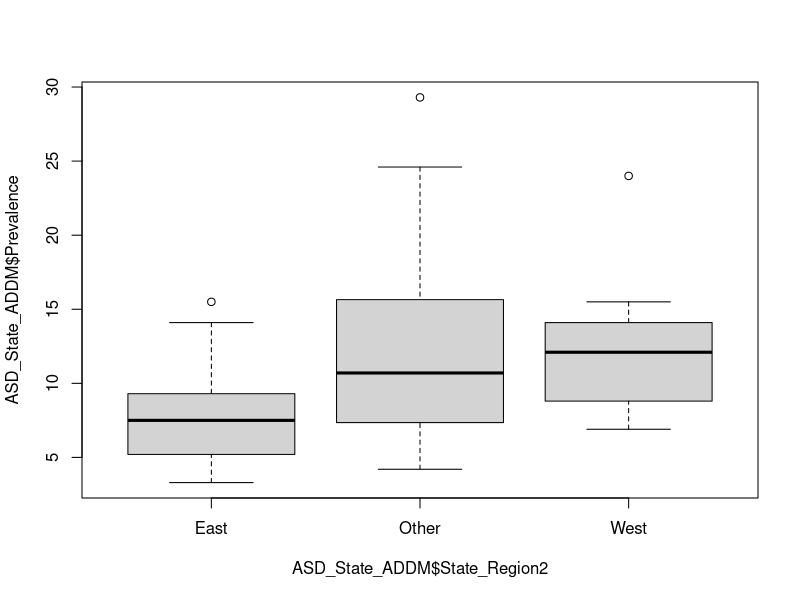
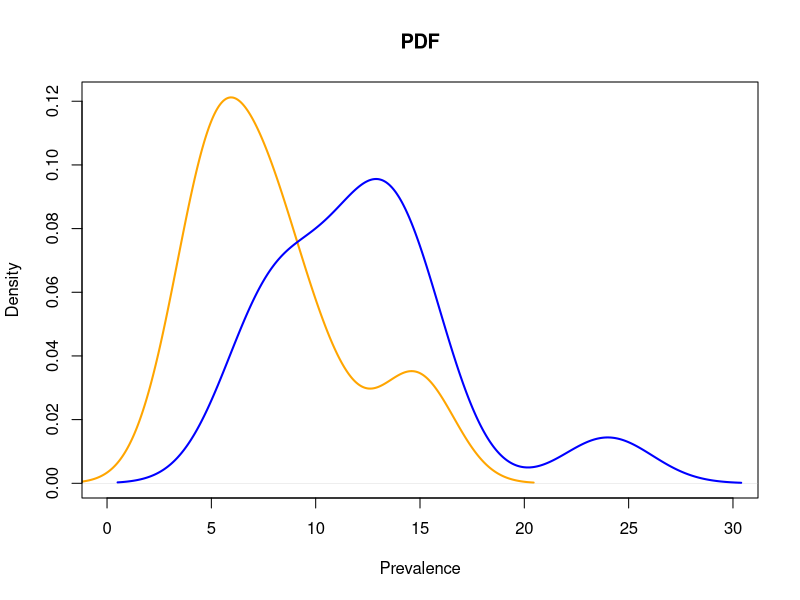
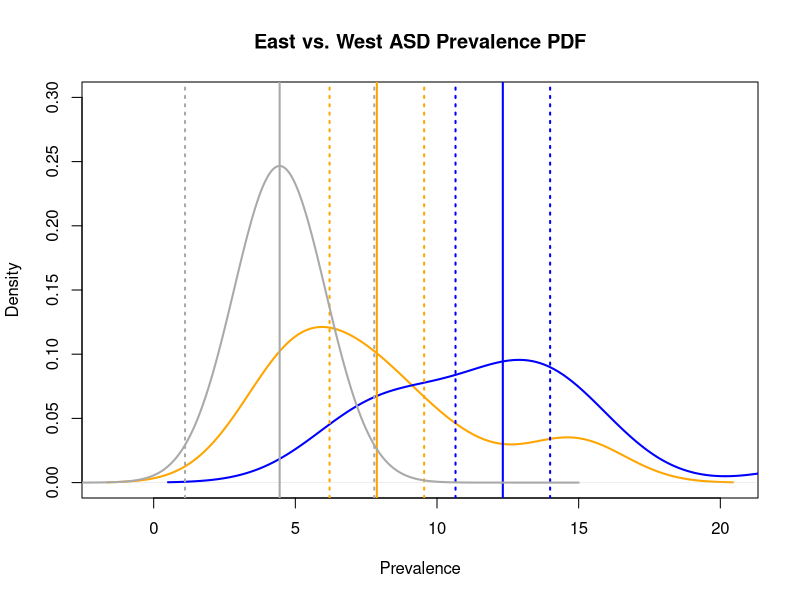
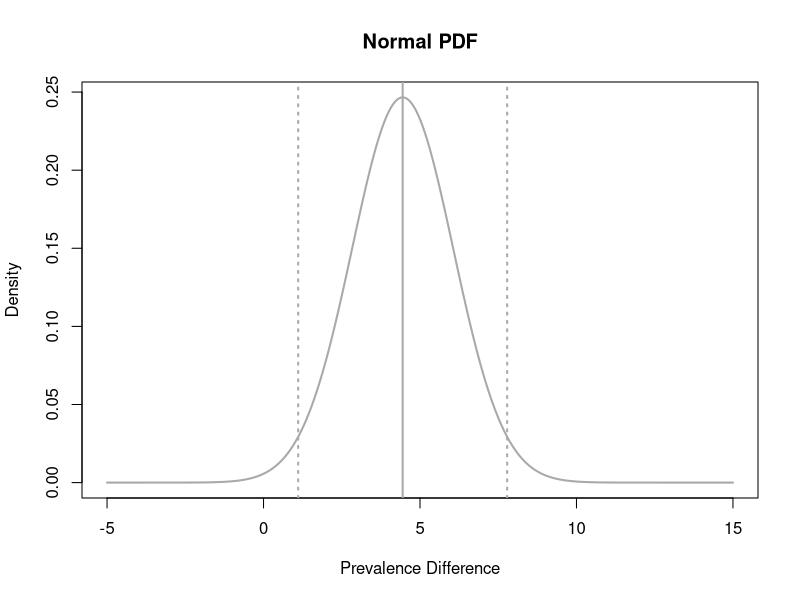
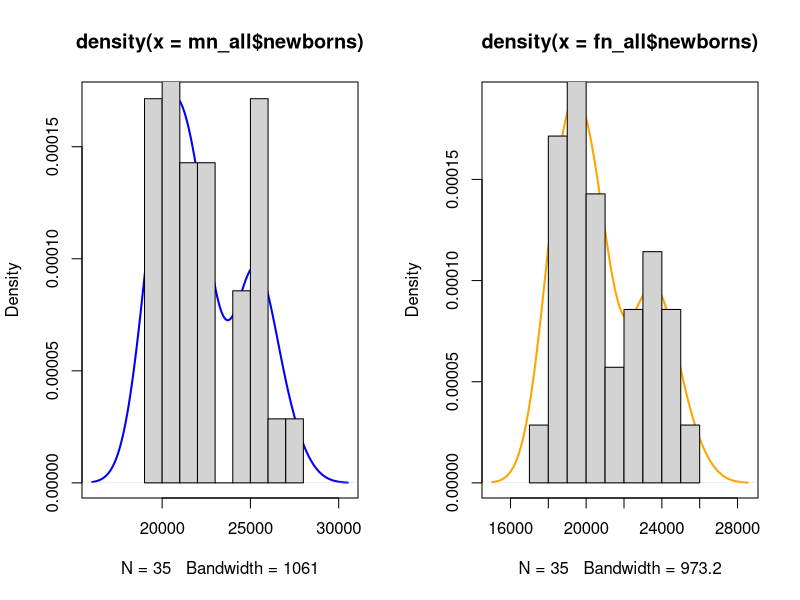
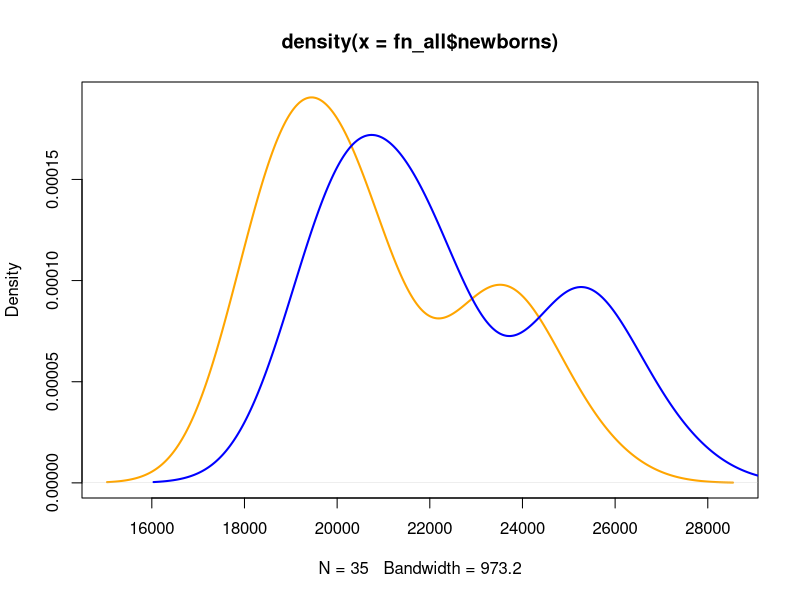
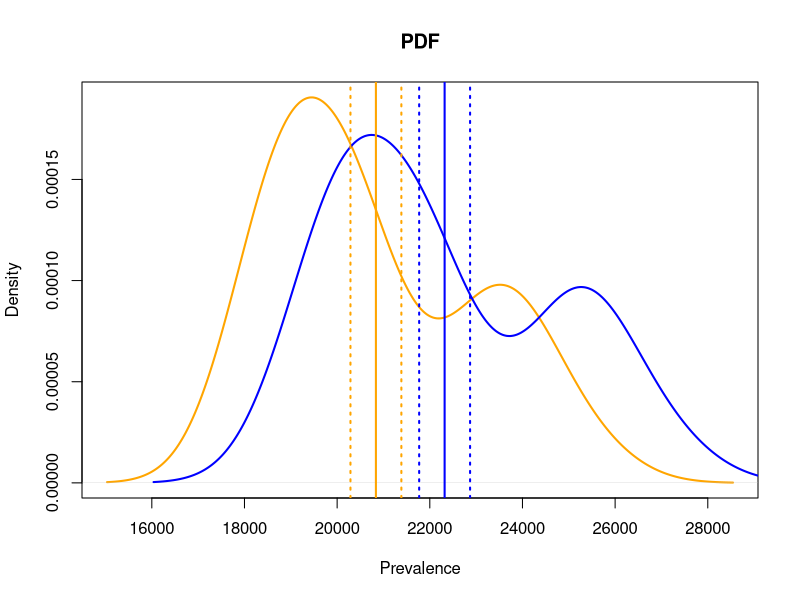
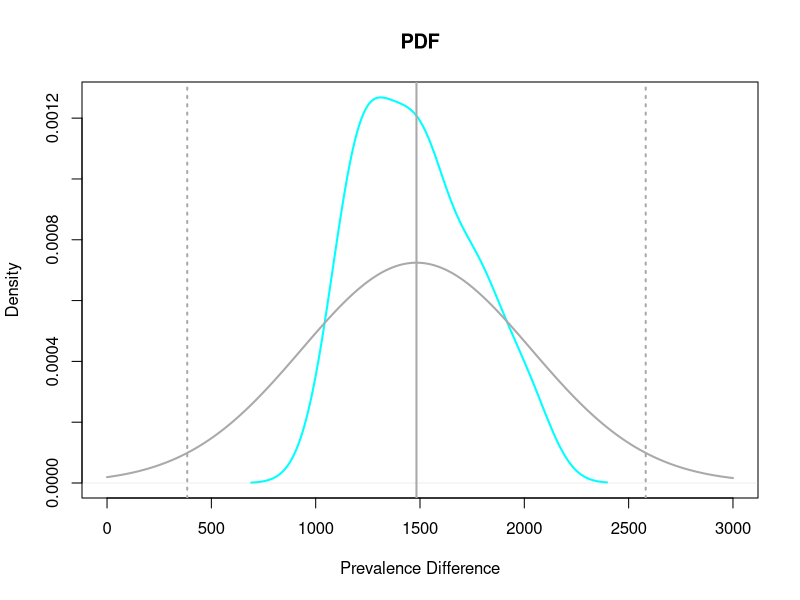

These charts were generated, in order, by the following R code:
## ---- chunk 1
getwd()
## ---- chunk 2
# setwd("/media/sf_vm_shared_folder/git/DDC/DDC-ASD/model_R")
# setwd('~/Desktop/admin-desktop/vm_shared_folder/git/DDC-ASD/model_R')
getwd()
## ---- chunk 3
# Read back in above saved file:
ASD_State <- read.csv("../dataset/ADV_ASD_State_R.csv")
# Convert Year_Factor to ordered.factor
ASD_State$Year_Factor <- factor(ASD_State$Year_Factor, ordered = TRUE) 
ASD_State$Prevalence_Risk2 = factor(ASD_State$Prevalence_Risk2, ordered=TRUE, 
                                    levels=c("Low", "High"))
ASD_State$Prevalence_Risk4 = factor(ASD_State$Prevalence_Risk4, ordered=TRUE, 
                                    levels=c("Low", "Medium", "High", "Very High"))

## ---- chunk 4
# library(repr)
# Adjust in-line plot size to M x N
options(repr.plot.width=8, repr.plot.height=4)
## ---- chunk 5

# Filter and create dataframe of different data sources, for easy data access
ASD_State_ADDM <- subset(ASD_State, Source == 'addm')

# Aggregate all US. States into three regions: East, West, Other.
ASD_State_ADDM$State_Region2 <- "Other"
ASD_State_ADDM$State_Region2[ASD_State_ADDM$State_Region %in% 
                             c("D3 East North Central", "D6 East South Central")] <- "East"
ASD_State_ADDM$State_Region2[ASD_State_ADDM$State_Region %in% 
                             c("D4 West North Central", "D7 West South Central")] <- "West"

boxplot(ASD_State_ADDM$Prevalence ~ ASD_State_ADDM$State_Region2)

## ---- chunk 6
# ----------------------------------
# Hypothesis Test - Mean - Z Test & t.test()
# ----------------------------------

# Create sample 1 of West states
sample_1 = ASD_State_ADDM$Prevalence[ASD_State_ADDM$State_Region2 == "West"]
# Create sample 2 of East states
sample_2 = ASD_State_ADDM$Prevalence[ASD_State_ADDM$State_Region2 == "East"]

# variance test : Equal variance or Unequal variance?
var.test(sample_1, sample_2)

# t test : Equal variance t test
t.test(sample_1, sample_2, var.equal = TRUE)

# Visualise samples:
plot(density(sample_2), col="orange", xlab="Prevalence", main="PDF", 
     lwd=2, lty=1, xlim=c(0,30))
lines(density(sample_1), col="blue", lwd=2, lty=1)

## ---- chunk 7
#############################################################
# Deep Dive : Equal variance t test
#############################################################

# sample size
cal_n1 = length(sample_1)
cat("\ncal_n1:", cal_n1)
cal_n2 = length(sample_2)
cat("\ncal_n2:", cal_n2)

# degree of freedom
cal_df = cal_n1 + cal_n2 - 2
cat("\ncal_df:", cal_df)

# pooled standard deviation
cal_s = sqrt(((cal_n1 - 1)*sd(sample_1)^2 + (cal_n2 - 1)*sd(sample_2)^2)
             /(cal_n1 + cal_n2 -2))
cat("\ncal_s :", cal_s)

# combined standard error
cal_se = cal_s * sqrt(1/cal_n1 + 1/cal_n2)
cat("\ncal_se:", cal_se)

# t statistic using combined standard error
cal_t = (mean(sample_1)-mean(sample_2)) / cal_se
cat("\ncal_t :", cal_t)

# p-value
cal_p = (1-pt(q = cal_t, df = cal_df)) * 2
cat("\ncal_p :", cal_p)

# 95% CI using "pooled standard deviation"
# sample_1 Upper CI
mn_upper_ci = mean(sample_1) + qt(p = 0.975, df = cal_df)*cal_s/sqrt(cal_n1+cal_n2)
cat("\nmn_upper_ci:", mn_upper_ci)
# sample_1 Lower CI
mn_lower_ci = mean(sample_1) - qt(p = 0.975, df = cal_df)*cal_s/sqrt(cal_n1+cal_n2)
cat("\nmn_lower_ci:", mn_lower_ci)
# sample_2 Upper CI
fn_upper_ci = mean(sample_2) + qt(p = 0.975, df = cal_df)*cal_s/sqrt(cal_n1+cal_n2)
cat("\nfn_upper_ci:", fn_upper_ci)
# sample_2 Lower CI
fn_lower_ci = mean(sample_2) - qt(p = 0.975, df = cal_df)*cal_s/sqrt(cal_n1+cal_n2)
cat("\nfn_lower_ci:", fn_lower_ci)
# Difference with 95% CI 
cat("\nDifference's Upper CI:", mn_upper_ci - fn_lower_ci)
cat("\nDifference's Lower CI:", mn_lower_ci - fn_upper_ci)

# Difference with 95% CI using combined standard error
# Difference's Upper CI
dif_upper_ci = mean(sample_1)-mean(sample_2) + qt(p = 0.975, df = cal_df)*cal_se
cat("\nDifference's Upper CI:", dif_upper_ci)
# Difference's Lower CI
dif_lower_ci = mean(sample_1)-mean(sample_2) - qt(p = 0.975, df = cal_df)*cal_se
cat("\nDifference's Lower CI:", dif_lower_ci)

# Visualise CIs: sample_1 & sample_2
plot(density(sample_2), col="orange", xlab="Prevalence", lwd=2, ylim=c(0,0.3), 
     main="East vs. West ASD Prevalence PDF")
lines(density(sample_1), col="blue", lwd=2)
# Overlay sample_1 CI
abline(v= mean(sample_1), col="blue", lwd=2, lty=1)
abline(v=mn_upper_ci, col="blue", lwd=2, lty=3)
abline(v=mn_lower_ci, col="blue", lwd=2, lty=3)
# Overlay sample_2 CI
abline(v= mean(sample_2), col="orange", lwd=2, lty=1)
abline(v=fn_upper_ci, col="orange", lwd=2, lty=3)
abline(v=fn_lower_ci, col="orange", lwd=2, lty=3)

# Overlay Difference's CI
abline(v=mean(sample_1)-mean(sample_2), col="darkgrey", lwd=2, lty=1)
abline(v=dif_upper_ci, col="darkgrey", lwd=2, lty=3)
abline(v=dif_lower_ci, col="darkgrey", lwd=2, lty=3)
cal_xseq <- seq(-5,15,0.01)
cal_pdf <- dnorm(x = cal_xseq, mean = mean(sample_1)-mean(sample_2), sd = cal_se)
lines(cal_xseq, cal_pdf, col="darkgrey", type="l",lwd=2)

# Visualise Difference's CIs alone:
plot(cal_xseq, cal_pdf, col="darkgrey", xlab="Prevalence Difference", 
     ylab="Density", type="l",lwd=2, main="Normal PDF")
# Overlay Difference's CI
abline(v=mean(sample_1)-mean(sample_2), col="darkgrey", lwd=2, lty=1)
abline(v=dif_upper_ci, col="darkgrey", lwd=2, lty=3)
abline(v=dif_lower_ci, col="darkgrey", lwd=2, lty=3)

## ---- chunk 8
# Filter and create dataframe of different data sources, for easy data access
ASD_State_SPED <- subset(ASD_State, Source == 'sped')

# ----------------------------------
# Use a sample of one US. State's ASD prevalence (proportion) to estimate:
# Prevalence of THAT US. State's ALL Children (the *Population*) [Source SPED, Year 2016] 
# ----------------------------------

# No. Children with ASD
ASD  <- ASD_State_SPED$Numerator_ASD[ASD_State_SPED$Year == 2016]
# 
str(ASD)
# No. Children with ASD of first US. State (AL-Alabama)
ASD[1]

# No. Children surveyed
Children  <- ASD_State_SPED$Denominator[ASD_State_SPED$Year == 2016]
# 
str(Children)
# No. Children surveyed of first US. State (AL-Alabama)
Children[1]
## ---- chunk 9
# ----------------------------------
# Hypothesis Test - Proportion - prop.test()
# ----------------------------------

# Two group hypothesis test : proportions (Prevalvence) among two US. States
prop.test(ASD[1:2], Children[1:2])

## ---- chunk 10
# ----------------------------------
# Hypothesis Test - Proportion - prop.test()
# ----------------------------------

# Multiple group hypothesis test : proportions (Prevalvence) among all US. States
prop.test(ASD, Children)
## ---- chunk 11
df_newborns <- read.csv("../reference/newborns-by-gender/newborns-by-gender-from-1984-2018.csv")
head(df_newborns)
tail(df_newborns)
## ---- chunk 12
# Example of filtering data
subset(df_newborns, year == 2018, select = c(year, gender, newborns))
## ---- chunk 13
# year 2018 Male newborn number
subset(df_newborns, year == 2018 & gender == "Males")$newborns
## ---- chunk 14
# year 2018 Female newborn number
subset(df_newborns, year == 2018 & gender == "Females")$newborns
## ---- chunk 15
# year 2018 Male newborn proportion vs. expected 50% ratio (null probability 0.5)
mn = subset(df_newborns, year == 2018 & gender == "Males")$newborns # Male newborns
fn = subset(df_newborns, year == 2018 & gender == "Females")$newborns # Female newborns
total = mn + fn

prop.test(x = mn, n = total)
# prop.test(x = mn, n = total, alternative = "greater")
## ---- chunk 16
subset(df_newborns[order(-df_newborns$year),], year %in% c(2018, 1984) & gender == "Males")
## ---- chunk 17
subset(df_newborns[order(-df_newborns$year),], year %in% c(2018, 1984) & gender == "Females")
## ---- chunk 18
# year 2018 Male newborn proportion vs. year 1984 Male newborn proportion
mn = subset(df_newborns[order(-df_newborns$year),], year %in% c(2018, 1984) 
            & gender == "Males")$newborns # Male newborns
fn = subset(df_newborns[order(-df_newborns$year),], year %in% c(2018, 1984) 
            & gender == "Females")$newborns # Female newborns
total = mn + fn

prop.test(x = mn, n = total)
# prop.test(x = mn, n = total, alternative = "less")
## ---- chunk 19
mn_all = subset(df_newborns[order(-df_newborns$year),], gender == "Males")
dim(mn_all)
head(mn_all)
## ---- chunk 20
fn_all = subset(df_newborns[order(-df_newborns$year),], gender == "Females")
dim(fn_all)
head(fn_all)
## ---- chunk 21
cat("\nMale   average newborns:", mean(mn_all$newborns)) # Male average
cat("\nFemale average newborns:", mean(fn_all$newborns)) # Female average

# Adjust in-line plot size to M x N
options(repr.plot.width=8, repr.plot.height=4)

par(mfrow=c(1, 2))
# Male
plot(density(mn_all$newborns), col="blue", lwd=2) 
hist(mn_all$newborns, probability = T, add = T)
# Female
plot(density(fn_all$newborns), col="orange", lwd=2) 
hist(fn_all$newborns, probability = T, add = T)

par(mfrow=c(1, 1))

plot(density(fn_all$newborns), col="orange", lwd=2)
lines(density(mn_all$newborns), col="blue", lwd=2)

## ---- chunk 22
# t test with equal variance:
t.test(mn_all$newborns, fn_all$newborns, paired = FALSE, var.equal = TRUE)
# t.test(mn_all$newborns, fn_all$newborns, paired = FALSE, var.equal = TRUE, alternative = "greater")

## ---- chunk 23
#############################################################
# Deep Dive : Equal variance t test
#############################################################

# sample size
cal_n1 = length(mn_all$newborns)
cat("\ncal_n1:", cal_n1)
cal_n2 = length(fn_all$newborns)
cat("\ncal_n2:", cal_n2)

# degree of freedom
cal_df = cal_n1 + cal_n2 - 2
cat("\ncal_df:", cal_df)

# pooled standard deviation
cal_s = sqrt(((cal_n1 - 1)*sd(mn_all$newborns)^2 + (cal_n2 - 1)*sd(fn_all$newborns)^2)/(cal_n1 + cal_n2 -2))
cat("\ncal_s :", cal_s)

# combined standard error
cal_se = cal_s*sqrt(1/cal_n1 + 1/cal_n2)
cat("\ncal_se:", cal_se)

# t statistic using combined standard error
cal_t = (mean(mn_all$newborns)-mean(fn_all$newborns))/cal_se
cat("\ncal_t :", cal_t)

# p-value
cal_p = (1-pt(q = cal_t, df = cal_df))*2
cat("\ncal_p :", cal_p)

# 95% CI using "pooled standard deviation"
# Male Upper CI
mn_upper_ci = mean(mn_all$newborns) + qt(p = 0.975, df = cal_df)*cal_s/sqrt(cal_n1+cal_n2)
cat("\nmn_upper_ci:", mn_upper_ci)
# Male Lower CI
mn_lower_ci = mean(mn_all$newborns) - qt(p = 0.975, df = cal_df)*cal_s/sqrt(cal_n1+cal_n2)
cat("\nmn_lower_ci:", mn_lower_ci)
# Female Upper CI
fn_upper_ci = mean(fn_all$newborns) + qt(p = 0.975, df = cal_df)*cal_s/sqrt(cal_n1+cal_n2)
cat("\nfn_upper_ci:", fn_upper_ci)
# Female Lower CI
fn_lower_ci = mean(fn_all$newborns) - qt(p = 0.975, df = cal_df)*cal_s/sqrt(cal_n1+cal_n2)
cat("\nfn_lower_ci:", fn_lower_ci)
# Difference with 95% CI 
cat("\nDifference's Upper CI:", mn_upper_ci - fn_lower_ci)
cat("\nDifference's Lower CI:", mn_lower_ci - fn_upper_ci)

# Difference with 95% CI using combined standard error
# Difference's Upper CI
dif_upper_ci = mean(mn_all$newborns)-mean(fn_all$newborns) + qt(p = 0.975, df = cal_df)*cal_se
cat("\nDifference's Upper CI:", dif_upper_ci)
# Difference's Lower CI
dif_lower_ci = mean(mn_all$newborns)-mean(fn_all$newborns) - qt(p = 0.975, df = cal_df)*cal_se
cat("\nDifference's Lower CI:", dif_lower_ci)

# Visualise CIs: Male & Female
plot(density(fn_all$newborns), col="orange", xlab="Prevalence", main="PDF", lwd=2)
lines(density(mn_all$newborns), col="blue", lwd=2)
# Overlay Male CI
abline(v= mean(mn_all$newborns), col="blue", lwd=2, lty=1)
abline(v=mn_upper_ci, col="blue", lwd=2, lty=3)
abline(v=mn_lower_ci, col="blue", lwd=2, lty=3)
# Overlay Female CI
abline(v= mean(fn_all$newborns), col="orange", lwd=2, lty=1)
abline(v=fn_upper_ci, col="orange", lwd=2, lty=3)
abline(v=fn_lower_ci, col="orange", lwd=2, lty=3)

# Visualise CIs: Difference between Male and Female
plot(density(mn_all$newborns-fn_all$newborns), col="cyan", xlab="Prevalence Difference", 
     main="PDF", lwd=2, lty=1, xlim=c(0,3000))
# Overlay Difference's CI
abline(v=mean(mn_all$newborns)-mean(fn_all$newborns), col="darkgrey", lwd=2, lty=1)
abline(v=dif_upper_ci, col="darkgrey", lwd=2, lty=3)
abline(v=dif_lower_ci, col="darkgrey", lwd=2, lty=3)
cal_xseq <- seq(0,3000,0.01)
cal_pdf <- dnorm(x = cal_xseq, mean = mean(mn_all$newborns)-mean(fn_all$newborns), sd = cal_se)
lines(cal_xseq, cal_pdf, col="darkgrey", type="l",lwd=2)

## ---- chunk 24
# t test with unequal variances
t.test(mn_all$newborns, fn_all$newborns, paired = FALSE)
# t.test(mn_all$newborns, fn_all$newborns, paired = FALSE, alternative = "greater")

## ---- chunk 25
#############################################################
# Deep Dive : Unequal variance t test
#############################################################

# sample size
cal_n1 = length(mn_all$newborns)
cat("\ncal_n1:", cal_n1)
cal_n2 = length(fn_all$newborns)
cat("\ncal_n2:", cal_n2)

# degree of freedom
# cal_df = cal_n1 + cal_n2 - 2 # <-- This is df of equal variances
cal_df = ( sd(mn_all$newborns)^2/cal_n1 + sd(fn_all$newborns)^2/cal_n2 )^2 / 
    ((sd(mn_all$newborns)^2/cal_n1)^2/(cal_n1 - 1) + (sd(fn_all$newborns)^2/cal_n2)^2/(cal_n2 - 1))
cat("\ncal_df:", cal_df)

# combined standard error: Welch's denominator (It is NOT a pooled standard deviation)
cal_se = sqrt( sd(mn_all$newborns)^2/cal_n1 + sd(fn_all$newborns)^2/cal_n2 )
cat("\ncal_se:", cal_se)

# t statistic using combined standard error: Welch's denominator
cal_t = (mean(mn_all$newborns)-mean(fn_all$newborns))/cal_se
cat("\ncal_t :", cal_t)

# p-value
cal_p = (1-pt(q = cal_t, df = cal_df))*2
cat("\ncal_p :", cal_p)

# Difference with 95% CI using combined standard error
# Difference's Upper CI
dif_upper_ci = mean(mn_all$newborns)-mean(fn_all$newborns) + qt(p = 0.975, df = cal_df)*cal_se
cat("\nDifference's Upper CI:", dif_upper_ci)
# Difference's Lower CI
dif_lower_ci = mean(mn_all$newborns)-mean(fn_all$newborns) - qt(p = 0.975, df = cal_df)*cal_se
cat("\nDifference's Lower CI:", dif_lower_ci)

# Visualise CIs:
plot(density(mn_all$newborns-fn_all$newborns), col="cyan", xlab="Prevalence Difference", 
     main="PDF", lwd=2, lty=1, xlim=c(0,3000))
# Overlay Difference's CI
abline(v=mean(mn_all$newborns)-mean(fn_all$newborns), col="darkgrey", lwd=2, lty=1)
abline(v=dif_upper_ci, col="darkgrey", lwd=2, lty=3)
abline(v=dif_lower_ci, col="darkgrey", lwd=2, lty=3)
cal_xseq <- seq(0,3000,0.01)
cal_pdf <- dnorm(x = cal_xseq, mean = mean(mn_all$newborns)-mean(fn_all$newborns), sd = cal_se)
lines(cal_xseq, cal_pdf, col="darkgrey", type="l",lwd=2)
## ---- chunk 26
t.test(mn_all$newborns, fn_all$newborns, paired = TRUE)
# t.test(mn_all$newborns, fn_all$newborns, paired = TRUE, alternative = "greater")

## ---- chunk 27
# Difference between Male and Female newborns

# Normality test:
shapiro.test(mn_all$newborns - fn_all$newborns)

# Visualise:
par(mfrow=c(1, 2))
plot(density(mn_all$newborns - fn_all$newborns), col="darkgrey", lwd=2) 
hist(mn_all$newborns - fn_all$newborns, probability = T, add = T)

qqnorm(mn_all$newborns - fn_all$newborns, col="darkgrey", 
       xlab="z Value", ylab="Newborns difference")
qqline(mn_all$newborns - fn_all$newborns, col="red", lwd=2, lty=3)
par(mfrow=c(1, 1))
## ---- chunk 28
#############################################################
# Deep Dive : Paired t test
#############################################################

# sample size
cal_n = length(mn_all$newborns - fn_all$newborns)
cat("\ncal_n :", cal_n)

# degree of freedom
cal_df = cal_n - 1
cat("\ncal_df:", cal_df)

# standard deviation
cal_s = sd(mn_all$newborns - fn_all$newborns)
cat("\ncal_s :", cal_s)

# standard error
cal_se = cal_s / sqrt(cal_n)
cat("\ncal_se:", cal_se)

# t statistic calculated using standard error:
cal_t = mean(mn_all$newborns-fn_all$newborns)/cal_se
cat("\ncal_t :", cal_t)

# p-value
cal_p = (1-pt(q = cal_t, df = cal_df))*2
cat("\ncal_p :", cal_p)

# 95% CI using "standard deviation"
# Paired Difference's Upper CI
dif_upper_ci = mean(mn_all$newborns-fn_all$newborns) + qt(p = 0.975, df = cal_df)*cal_se
cat("\ndif_upper_ci:", dif_upper_ci)
# Paired Difference's Lower CI
dif_lower_ci = mean(mn_all$newborns-fn_all$newborns) - qt(p = 0.975, df = cal_df)*cal_se
cat("\ndif_lower_ci:", dif_lower_ci)

# Visualise CIs:
plot(density(mn_all$newborns-fn_all$newborns), col="cyan", xlab="Prevalence", 
     main="PDF", lwd=2, lty=1, xlim=c(0,3000), ylim=c(0,0.01))
# Overlay CI
abline(v= mean(mn_all$newborns-fn_all$newborns), col="darkgrey", lwd=2, lty=1)
abline(v=dif_upper_ci, col="darkgrey", lwd=2, lty=3)
abline(v=dif_lower_ci, col="darkgrey", lwd=2, lty=3)
cal_xseq <- seq(0,3000,0.01)
cal_pdf <- dnorm(x = cal_xseq, mean = mean(mn_all$newborns-fn_all$newborns), sd = cal_se)
lines(cal_xseq, cal_pdf, col="darkgrey", type="l",lwd=2)

cat("\nPaired Difference's Upper CI:", dif_upper_ci)
cat("\nPaired Difference's Lower CI:", dif_lower_ci)
## ---- chunk 29
# Proportion difference between Male and Female newborns

# Uncomment below to display Male & Female newborns ratio/proportion over years:
# mn_all$newborns/(mn_all$newborns+fn_all$newborns)
# fn_all$newborns/(mn_all$newborns+fn_all$newborns)

t.test(mn_all$newborns/(mn_all$newborns+fn_all$newborns), 
       fn_all$newborns/(mn_all$newborns+fn_all$newborns), paired = TRUE)
t.test(mn_all$newborns/(mn_all$newborns+fn_all$newborns), 
       fn_all$newborns/(mn_all$newborns+fn_all$newborns), paired = TRUE, alternative = "greater")

# Normality test:
shapiro.test((mn_all$newborns - fn_all$newborns)/(mn_all$newborns+fn_all$newborns))

# Visualise:
par(mfrow=c(1, 2))
plot(density((mn_all$newborns - fn_all$newborns)/(mn_all$newborns+fn_all$newborns)), col="darkgrey", lwd=2) 
hist((mn_all$newborns - fn_all$newborns)/(mn_all$newborns+fn_all$newborns), probability = T, add = T)

qqnorm((mn_all$newborns - fn_all$newborns)/(mn_all$newborns+fn_all$newborns), col="darkgrey", 
       xlab="z Value", ylab="Newborns difference")
qqline((mn_all$newborns - fn_all$newborns)/(mn_all$newborns+fn_all$newborns), col="red", lwd=2, lty=3)
par(mfrow=c(1, 1))
## ---- chunk 30
# Write your code below and press Shift+Enter to execute 

